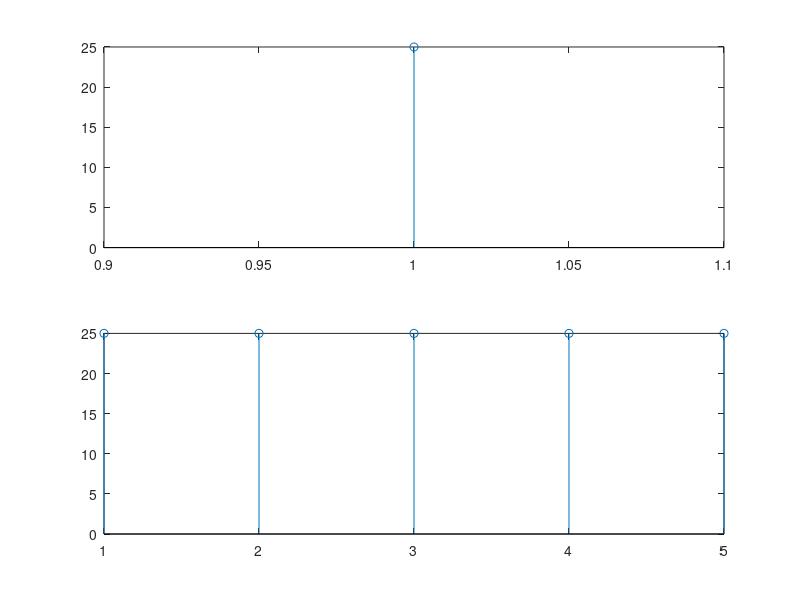

MATLAB code for this plot:
%Program for  Parseval's theorem of DFT.
 N=input('Sequence length=');
x1=input('enter the first seq=');
y1=input('enter the second seq=');

c= zeros(N);

for k=1:N
     for n=1:N
         w=exp((-2*pi*j*(k-1)*(n-1))/N);
         x(n)=w;
     end
     c(k,:)=x;
end


X1=c*x1';%DFT of first sequence
Y1=c*y1';% DFT of second sequence


LHS =abs(sum(x1.*conj(y1)))
subplot(211);
stem(abs(LHS));

RHS=abs(sum(X1.*conj(Y1))/N)
subplot(212);
stem(abs(RHS));





